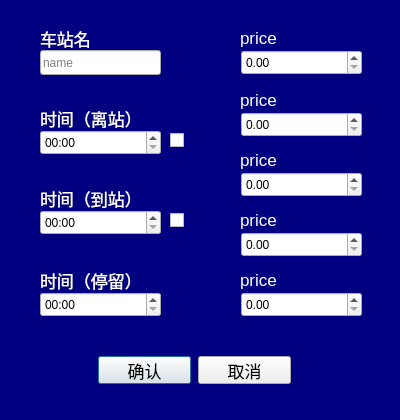
<?xml version="1.0" encoding="UTF-8"?>
<ui version="4.0">
 <class>stationDialog</class>
 <widget class="QDialog" name="stationDialog">
  <property name="geometry">
   <rect>
    <x>0</x>
    <y>0</y>
    <width>400</width>
    <height>420</height>
   </rect>
  </property>
  <property name="minimumSize">
   <size>
    <width>400</width>
    <height>420</height>
   </size>
  </property>
  <property name="maximumSize">
   <size>
    <width>400</width>
    <height>420</height>
   </size>
  </property>
  <property name="windowTitle">
   <string>Dialog</string>
  </property>
  <property name="styleSheet">
   <string notr="true">
QLabel {
	font: 9pt &quot;幼圆&quot;;
	font-size:17px;
	color:black;
}

QPushButton {
	font: 9pt &quot;黑体&quot;;
	font-size:17px;
	color:black;
}
QDialog {
	background-color:navy;
}
QLabel {
	color:white;
}</string>
  </property>
  <widget class="QLineEdit" name="nameEdit">
   <property name="geometry">
    <rect>
     <x>40</x>
     <y>50</y>
     <width>121</width>
     <height>25</height>
    </rect>
   </property>
   <property name="placeholderText">
    <string>name</string>
   </property>
  </widget>
  <widget class="QTimeEdit" name="timearrive">
   <property name="geometry">
    <rect>
     <x>40</x>
     <y>130</y>
     <width>121</width>
     <height>25</height>
    </rect>
   </property>
   <property name="currentSection">
    <enum>QDateTimeEdit::HourSection</enum>
   </property>
   <property name="displayFormat">
    <string>HH:mm</string>
   </property>
   <property name="time">
    <time>
     <hour>0</hour>
     <minute>0</minute>
     <second>0</second>
    </time>
   </property>
  </widget>
  <widget class="QTimeEdit" name="timestart">
   <property name="geometry">
    <rect>
     <x>40</x>
     <y>210</y>
     <width>121</width>
     <height>25</height>
    </rect>
   </property>
   <property name="currentSection">
    <enum>QDateTimeEdit::HourSection</enum>
   </property>
   <property name="displayFormat">
    <string>HH:mm</string>
   </property>
  </widget>
  <widget class="QTimeEdit" name="timestopover">
   <property name="geometry">
    <rect>
     <x>40</x>
     <y>292</y>
     <width>121</width>
     <height>25</height>
    </rect>
   </property>
   <property name="currentSection">
    <enum>QDateTimeEdit::HourSection</enum>
   </property>
   <property name="displayFormat">
    <string>HH:mm</string>
   </property>
  </widget>
  <widget class="QLabel" name="label">
   <property name="geometry">
    <rect>
     <x>40</x>
     <y>108</y>
     <width>111</width>
     <height>20</height>
    </rect>
   </property>
   <property name="text">
    <string>时间（离站）</string>
   </property>
  </widget>
  <widget class="QLabel" name="label_2">
   <property name="geometry">
    <rect>
     <x>40</x>
     <y>188</y>
     <width>101</width>
     <height>20</height>
    </rect>
   </property>
   <property name="text">
    <string>时间（到站）</string>
   </property>
  </widget>
  <widget class="QLabel" name="label_3">
   <property name="geometry">
    <rect>
     <x>40</x>
     <y>270</y>
     <width>131</width>
     <height>20</height>
    </rect>
   </property>
   <property name="text">
    <string>时间（停留）</string>
   </property>
  </widget>
  <widget class="QLabel" name="label_4">
   <property name="geometry">
    <rect>
     <x>40</x>
     <y>28</y>
     <width>61</width>
     <height>20</height>
    </rect>
   </property>
   <property name="text">
    <string>车站名</string>
   </property>
  </widget>
  <widget class="QCheckBox" name="arriveBox">
   <property name="geometry">
    <rect>
     <x>170</x>
     <y>130</y>
     <width>31</width>
     <height>21</height>
    </rect>
   </property>
   <property name="text">
    <string/>
   </property>
  </widget>
  <widget class="QCheckBox" name="startBox">
   <property name="geometry">
    <rect>
     <x>170</x>
     <y>210</y>
     <width>21</width>
     <height>21</height>
    </rect>
   </property>
   <property name="text">
    <string/>
   </property>
  </widget>
  <widget class="QDoubleSpinBox" name="priceBox_0">
   <property name="geometry">
    <rect>
     <x>241</x>
     <y>50</y>
     <width>121</width>
     <height>25</height>
    </rect>
   </property>
   <property name="maximum">
    <double>999999.989999999990687</double>
   </property>
  </widget>
  <widget class="QLabel" name="pricelabel_0">
   <property name="geometry">
    <rect>
     <x>240</x>
     <y>28</y>
     <width>121</width>
     <height>20</height>
    </rect>
   </property>
   <property name="text">
    <string>price</string>
   </property>
  </widget>
  <widget class="QDoubleSpinBox" name="priceBox_1">
   <property name="geometry">
    <rect>
     <x>241</x>
     <y>112</y>
     <width>121</width>
     <height>25</height>
    </rect>
   </property>
   <property name="maximum">
    <double>999999.989999999990687</double>
   </property>
  </widget>
  <widget class="QLabel" name="pricelabel_1">
   <property name="geometry">
    <rect>
     <x>240</x>
     <y>90</y>
     <width>121</width>
     <height>20</height>
    </rect>
   </property>
   <property name="text">
    <string>price</string>
   </property>
  </widget>
  <widget class="QDoubleSpinBox" name="priceBox_2">
   <property name="geometry">
    <rect>
     <x>241</x>
     <y>172</y>
     <width>121</width>
     <height>25</height>
    </rect>
   </property>
   <property name="maximum">
    <double>999999.989999999990687</double>
   </property>
  </widget>
  <widget class="QLabel" name="pricelabel_2">
   <property name="geometry">
    <rect>
     <x>240</x>
     <y>150</y>
     <width>121</width>
     <height>20</height>
    </rect>
   </property>
   <property name="text">
    <string>price</string>
   </property>
  </widget>
  <widget class="QDoubleSpinBox" name="priceBox_3">
   <property name="geometry">
    <rect>
     <x>241</x>
     <y>232</y>
     <width>121</width>
     <height>25</height>
    </rect>
   </property>
   <property name="maximum">
    <double>999999.989999999990687</double>
   </property>
  </widget>
  <widget class="QLabel" name="pricelabel_3">
   <property name="geometry">
    <rect>
     <x>240</x>
     <y>210</y>
     <width>121</width>
     <height>20</height>
    </rect>
   </property>
   <property name="text">
    <string>price</string>
   </property>
  </widget>
  <widget class="QDoubleSpinBox" name="priceBox_4">
   <property name="geometry">
    <rect>
     <x>241</x>
     <y>292</y>
     <width>121</width>
     <height>25</height>
    </rect>
   </property>
   <property name="maximum">
    <double>999999.989999999990687</double>
   </property>
  </widget>
  <widget class="QLabel" name="pricelabel_4">
   <property name="geometry">
    <rect>
     <x>240</x>
     <y>270</y>
     <width>121</width>
     <height>20</height>
    </rect>
   </property>
   <property name="text">
    <string>price</string>
   </property>
  </widget>
  <widget class="QPushButton" name="okButton">
   <property name="geometry">
    <rect>
     <x>98</x>
     <y>356</y>
     <width>93</width>
     <height>28</height>
    </rect>
   </property>
   <property name="text">
    <string>确认</string>
   </property>
  </widget>
  <widget class="QPushButton" name="cancelButton">
   <property name="geometry">
    <rect>
     <x>198</x>
     <y>356</y>
     <width>93</width>
     <height>28</height>
    </rect>
   </property>
   <property name="text">
    <string>取消</string>
   </property>
  </widget>
 </widget>
 <resources/>
 <connections>
  <connection>
   <sender>cancelButton</sender>
   <signal>clicked()</signal>
   <receiver>stationDialog</receiver>
   <slot>close()</slot>
   <hints>
    <hint type="sourcelabel">
     <x>239</x>
     <y>361</y>
    </hint>
    <hint type="destinationlabel">
     <x>438</x>
     <y>328</y>
    </hint>
   </hints>
  </connection>
 </connections>
</ui>
